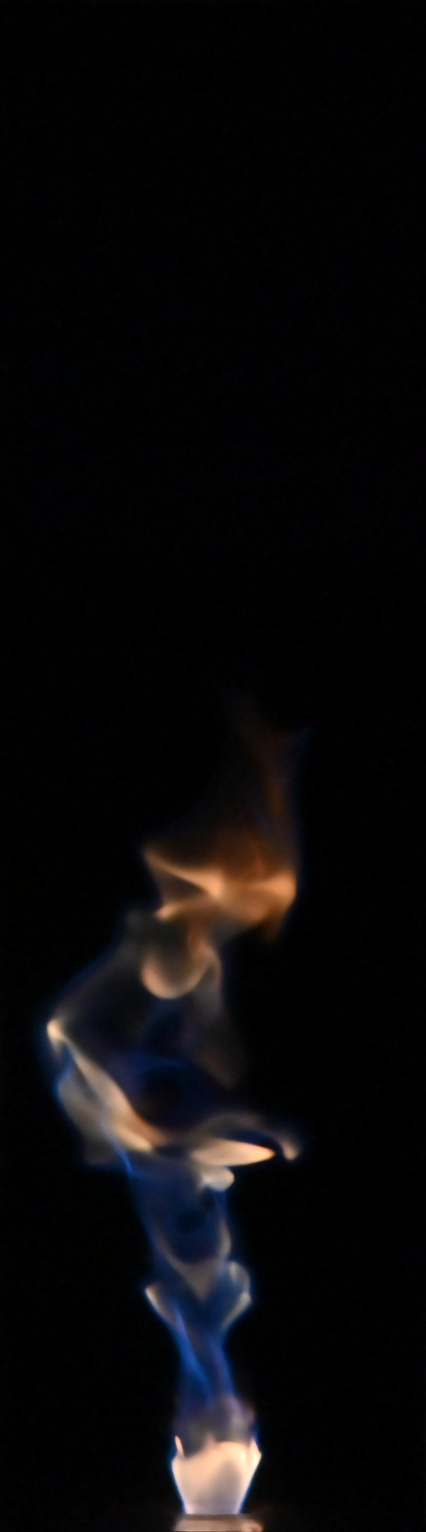
#> input picture codes/Image processing/swirl_flame.jpg, 852 x 3064 px, found by its file name (shown at 1/2 size)
$ python 'flame_length processing.py'
#> lines starting #> are read from the running program, lines starting #| are printed output that depends on the picture; after the words box and inside, x2 and y2 are one past the last pixel; in counts of white or black regions, pixels touching at a corner belong together; pictures that were not available may be replaced by others from this repository, and a replacement may not be noted
#> further down, img is the input picture: shape (3064, 852, 3); mean B, G, R 9.9, 9, 10.2
#> (printed output is left out)
import cv2
import matplotlib.pyplot as plt

# ------Function definition------
def display_image(image):
    plt.imshow(image)
    plt.show()

def apply_median_blur(input_image_path, kernel_size):
    # 读取输入图像
#> called with kernel_size = 7
    img = cv2.imread(input_image_path)
    # 应用中值模糊，使用指定大小的核(奇数，越大导致更强的模糊效果)
    blurred_img = cv2.medianBlur(img, kernel_size)
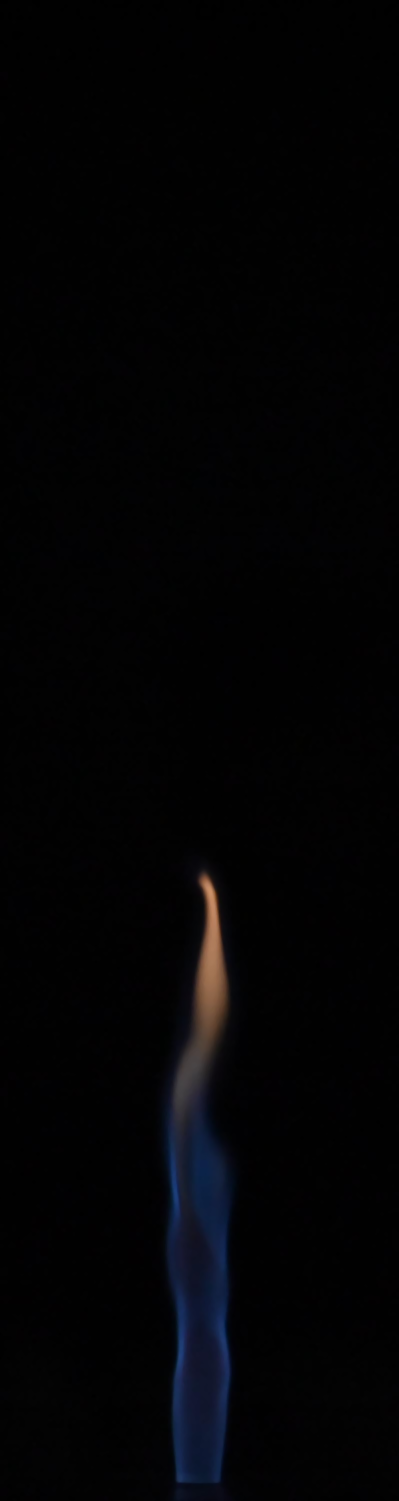
#> blurred_img: shape (3002, 798, 3) (shown at 1/2 size); mean B, G, R 4.4, 3.2, 3.1
    # 显示原始图像和模糊后的图像
    plt.figure(figsize=(10, 5))
    plt.subplot(1, 2, 1)
    plt.title('Original Image')
    plt.imshow(cv2.cvtColor(img, cv2.COLOR_BGR2RGB))
    plt.axis('off')

    plt.subplot(1, 2, 2)
    plt.title('Blurred Image')
    plt.imshow(cv2.cvtColor(blurred_img, cv2.COLOR_BGR2RGB))
    plt.axis('off')
    plt.show()
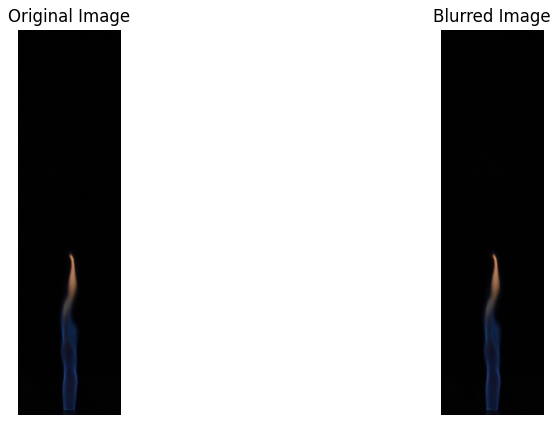
#> figure drawn by matplotlib, 2 panels
    return blurred_img

def apply_gaussian_blur(image_path, kernel_size=(3, 3), sigma=0):
    """
    对指定图像应用高斯滤波。

    :param image_path: 要处理的图像的路径。
    :param kernel_size: 高斯核的大小，以元组形式表示 (width, height)。
    :param sigma: 高斯核的标准差，如果为0，则根据核大小自动计算。
    :return: 高斯滤波后的图像。
    """
    # 加载图像
    img = cv2.imread(image_path)

    # 应用高斯滤波
    gaussian_blur = cv2.GaussianBlur(img, kernel_size, sigma)

    return gaussian_blur

def binary_threshold(blurrd_image, threshold=127, max_value=255):
    """
    对图像进行二值化处理。

    :param image_path: 图像的路径。
    :param threshold: 用于二值化的阈值。
    :param max_value: 超过阈值时赋予的新值（通常为255）。
    :return: 二值化后的图像。
    """
    # 应用二值化
    _, binary_img = cv2.threshold(blurrd_image, threshold, max_value, cv2.THRESH_BINARY)

    return binary_img

# ------Variable definition------

images_path = [
    r'E:\Github-autopy\codes\Image processing\swirl_flame.jpg',
    r'E:\Github-autopy\codes\Image processing\pure_h2.jpg',
    r'E:\Github-autopy\codes\Image processing\thin_flame.jpg'
]

images = []
for i in range(len(images_path)):
    img = cv2.imread(images_path[i])
    images.append(img)
    print(images)

# [15 lines of commented-out code are left out]
blur1 = apply_median_blur(images_path[2],7)
gray1 = cv2.cvtColor(blur1, cv2.COLOR_BGR2GRAY)
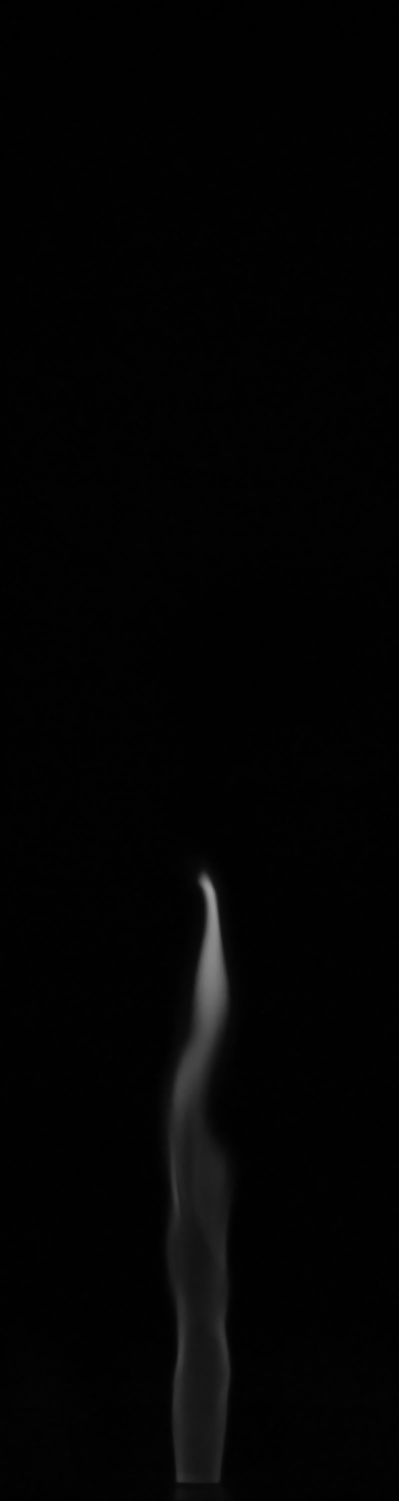
#> gray1: shape (3002, 798) (shown at 1/2 size); min 0, max 158, mean 3.3
# [23 lines of commented-out code are left out]
ret, thresholded_image = cv2.threshold(gray1, 0, 255, cv2.THRESH_BINARY + cv2.THRESH_OTSU)
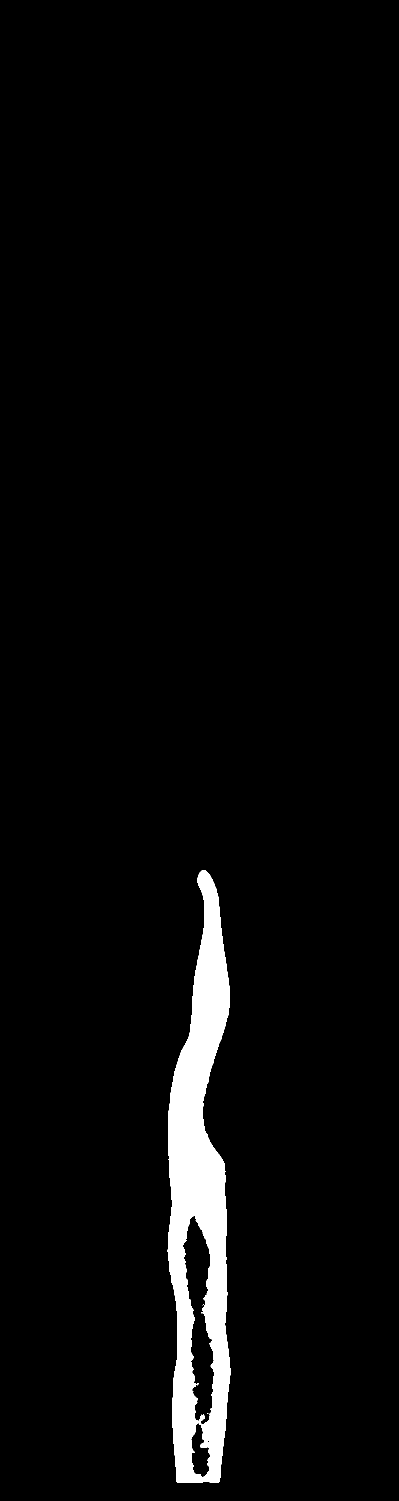
#> thresholded_image: shape (3002, 798) (shown at 1/2 size); 3.6% white; 4 white regions (3 under 20 px), largest, box (x1, y1, x2, y2) and area: (335, 1740, 461, 2966) 86949
#> ret = 23
plt.imshow(thresholded_image, cmap='gray')
plt.show()
